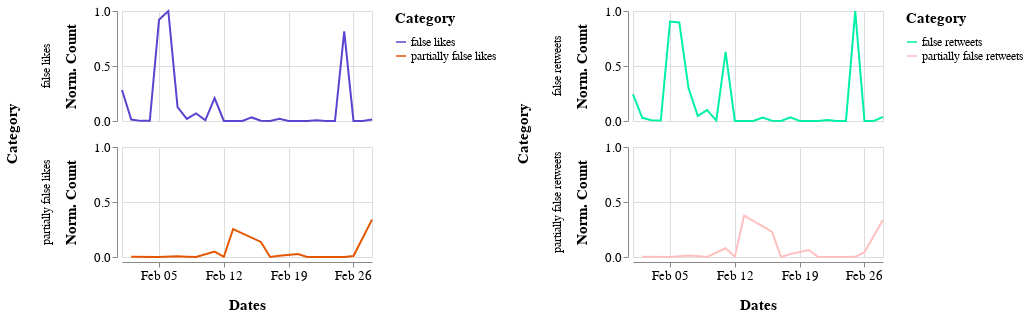

Notebook cell for this chart:
### Markdown cell above
## February 2020

### Code cell
alt.hconcat(c1_feb, c2_feb).resolve_scale(color='independent').configure_axis(
    labelFontSize=13,
    titleFontSize=15,
    titlePadding=15
).configure_legend(
    titleFontSize=15,
    titlePadding= 10,
    labelFontSize=12
).configure_header(
    titleFontSize=15,
    labelFontSize=12
)

### Figure 1 — Vega-Lite specification as saved in the notebook (floating-point values rounded to 4 significant figures)
{"config": {"view": {"continuousWidth": 400, "continuousHeight": 300}, "axis": {"labelFontSize": 13, "titleFontSize": 15, "titlePadding": 15}, "header": {"labelFontSize": 12, "titleFontSize": 15}, "legend": {"labelFontSize": 12, "titleFontSize": 15, "titlePadding": 10}}, "hconcat": [{"data": {"name": "data-ec7105a2cbf2400539ae2fc100104814"}, "mark": "line", "encoding": {"color": {"type": "nominal", "field": "Category", "scale": {"range": ["#5c44d0", "#e45700"]}}, "row": {"type": "nominal", "field": "Category"}, "x": {"type": "temporal", "field": "Dates", "timeUnit": "monthdate", "title": "Dates"}, "y": {"type": "quantitative", "field": "Likes", "title": "Norm. Count"}}, "height": 110, "width": 250}, {"data": {"name": "data-bafd4900f47e3a683a87cee3f1b9a04d"}, "mark": "line", "encoding": {"color": {"type": "nominal", "field": "Category", "scale": {"range": ["#00F0A8", "#FFC0C0"]}}, "row": {"type": "nominal", "field": "Category"}, "x": {"type": "temporal", "field": "Dates", "timeUnit": "monthdate", "title": "Dates"}, "y": {"type": "quantitative", "field": "Retweets", "title": "Norm. Count"}}, "height": 110, "width": 250}], "resolve": {"scale": {"color": "independent"}}, "$schema": "https://vega.github.io/schema/vega-lite/v4.8.1.json", "datasets": {"data-ec7105a2cbf2400539ae2fc100104814": [{"Dates": "2020-02-02T00:00:00", "Likes": 0.001278, "Category": "partially false likes"}, {"Dates": "2020-02-02T00:00:00", "Likes": 0.01344, "Category": "false likes"}, {"Dates": "2020-02-11T00:00:00", "Likes": 0.208, "Category": "false likes"}, {"Dates": "2020-02-15T00:00:00", "Likes": 0.03236, "Category": "false likes"}, {"Dates": "2020-02-16T00:00:00", "Likes": 0.002266, "Category": "false likes"}, {"Dates": "2020-02-10T00:00:00", "Likes": 0.006487, "Category": "false likes"}, {"Dates": "2020-02-16T00:00:00", "Likes": 0.137, "Category": "partially false likes"}, {"Dates": "2020-02-01T00:00:00", "Likes": 0.2813, "Category": "false likes"}, {"Dates": "2020-02-04T00:00:00", "Likes": 0.001433, "Category": "false likes"}, {"Dates": "2020-02-26T00:00:00", "Likes": 0.0006778, "Category": "false likes"}, {"Dates": "2020-02-14T00:00:00", "Likes": 0.0, "Category": "false likes"}, {"Dates": "2020-02-19T00:00:00", "Likes": 0.0002324, "Category": "false likes"}, {"Dates": "2020-02-22T00:00:00", "Likes": 0.007649, "Category": "false likes"}, {"Dates": "2020-02-23T00:00:00", "Likes": 0.0002905, "Category": "false likes"}, {"Dates": "2020-02-25T00:00:00", "Likes": 0.8143, "Category": "false likes"}, {"Dates": "2020-02-12T00:00:00", "Likes": 0.0003679, "Category": "false likes"}, {"Dates": "2020-02-08T00:00:00", "Likes": 0.003389, "Category": "partially false likes"}, {"Dates": "2020-02-26T00:00:00", "Likes": 0.009392, "Category": "partially false likes"}, {"Dates": "2020-02-28T00:00:00", "Likes": 0.01421, "Category": "false likes"}, {"Dates": "2020-02-08T00:00:00", "Likes": 0.01884, "Category": "false likes"}, {"Dates": "2020-02-12T00:00:00", "Likes": 0.00122, "Category": "partially false likes"}, {"Dates": "2020-02-25T00:00:00", "Likes": 0.0007939, "Category": "partially false likes"}, {"Dates": "2020-02-06T00:00:00", "Likes": 1.0, "Category": "false likes"}, {"Dates": "2020-02-07T00:00:00", "Likes": 0.1261, "Category": "false likes"}, {"Dates": "2020-02-03T00:00:00", "Likes": 0.001143, "Category": "false likes"}, {"Dates": "2020-02-05T00:00:00", "Likes": 0.9211, "Category": "false likes"}, {"Dates": "2020-02-27T00:00:00", "Likes": 0.0003292, "Category": "false likes"}, {"Dates": "2020-02-05T00:00:00", "Likes": 0.0, "Category": "partially false likes"}, {"Dates": "2020-02-07T00:00:00", "Likes": 0.007029, "Category": "partially false likes"}, {"Dates": "2020-02-09T00:00:00", "Likes": 0.06876, "Category": "false likes"}, {"Dates": "2020-02-09T00:00:00", "Likes": 3.873e-05, "Category": "partially false likes"}, {"Dates": "2020-02-11T00:00:00", "Likes": 0.04977, "Category": "partially false likes"}, {"Dates": "2020-02-18T00:00:00", "Likes": 0.01201, "Category": "partially false likes"}, {"Dates": "2020-02-18T00:00:00", "Likes": 0.01995, "Category": "false likes"}, {"Dates": "2020-02-20T00:00:00", "Likes": 0.02756, "Category": "partially false likes"}, {"Dates": "2020-02-28T00:00:00", "Likes": 0.3397, "Category": "partially false likes"}, {"Dates": "2020-02-13T00:00:00", "Likes": 0.2544, "Category": "partially false likes"}, {"Dates": "2020-02-17T00:00:00", "Likes": 0.0, "Category": "false likes"}, {"Dates": "2020-02-17T00:00:00", "Likes": 0.0, "Category": "partially false likes"}, {"Dates": "2020-02-21T00:00:00", "Likes": 0.0, "Category": "false likes"}, {"Dates": "2020-02-21T00:00:00", "Likes": 0.0, "Category": "partially false likes"}, {"Dates": "2020-02-24T00:00:00", "Likes": 0.0, "Category": "false likes"}, {"Dates": "2020-02-24T00:00:00", "Likes": 0.0, "Category": "partially false likes"}], "data-bafd4900f47e3a683a87cee3f1b9a04d": [{"Dates": "2020-02-02T00:00:00", "Retweets": 0.002577, "Category": "partially false retweets"}, {"Dates": "2020-02-02T00:00:00", "Retweets": 0.02914, "Category": "false retweets"}, {"Dates": "2020-02-11T00:00:00", "Retweets": 0.6282, "Category": "false retweets"}, {"Dates": "2020-02-15T00:00:00", "Retweets": 0.0303, "Category": "false retweets"}, {"Dates": "2020-02-16T00:00:00", "Retweets": 0.001656, "Category": "false retweets"}, {"Dates": "2020-02-10T00:00:00", "Retweets": 0.003987, "Category": "false retweets"}, {"Dates": "2020-02-16T00:00:00", "Retweets": 0.2297, "Category": "partially false retweets"}, {"Dates": "2020-02-01T00:00:00", "Retweets": 0.2432, "Category": "false retweets"}, {"Dates": "2020-02-04T00:00:00", "Retweets": 0.004356, "Category": "false retweets"}, {"Dates": "2020-02-26T00:00:00", "Retweets": 0.0007975, "Category": "false retweets"}, {"Dates": "2020-02-14T00:00:00", "Retweets": 6.135e-05, "Category": "false retweets"}, {"Dates": "2020-02-19T00:00:00", "Retweets": 0.0003067, "Category": "false retweets"}, {"Dates": "2020-02-22T00:00:00", "Retweets": 0.009815, "Category": "false retweets"}, {"Dates": "2020-02-23T00:00:00", "Retweets": 0.000184, "Category": "false retweets"}, {"Dates": "2020-02-25T00:00:00", "Retweets": 1.0, "Category": "false retweets"}, {"Dates": "2020-02-12T00:00:00", "Retweets": 0.0006135, "Category": "false retweets"}, {"Dates": "2020-02-08T00:00:00", "Retweets": 0.009815, "Category": "partially false retweets"}, {"Dates": "2020-02-26T00:00:00", "Retweets": 0.04337, "Category": "partially false retweets"}, {"Dates": "2020-02-28T00:00:00", "Retweets": 0.03705, "Category": "false retweets"}, {"Dates": "2020-02-08T00:00:00", "Retweets": 0.04607, "Category": "false retweets"}, {"Dates": "2020-02-12T00:00:00", "Retweets": 0.003313, "Category": "partially false retweets"}, {"Dates": "2020-02-25T00:00:00", "Retweets": 0.001595, "Category": "partially false retweets"}, {"Dates": "2020-02-06T00:00:00", "Retweets": 0.8953, "Category": "false retweets"}, {"Dates": "2020-02-07T00:00:00", "Retweets": 0.2967, "Category": "false retweets"}, {"Dates": "2020-02-03T00:00:00", "Retweets": 0.007607, "Category": "false retweets"}, {"Dates": "2020-02-05T00:00:00", "Retweets": 0.904, "Category": "false retweets"}, {"Dates": "2020-02-27T00:00:00", "Retweets": 0.0007362, "Category": "false retweets"}, {"Dates": "2020-02-05T00:00:00", "Retweets": 0.0, "Category": "partially false retweets"}, {"Dates": "2020-02-07T00:00:00", "Retweets": 0.01399, "Category": "partially false retweets"}, {"Dates": "2020-02-09T00:00:00", "Retweets": 0.09858, "Category": "false retweets"}, {"Dates": "2020-02-09T00:00:00", "Retweets": 0.0, "Category": "partially false retweets"}, {"Dates": "2020-02-11T00:00:00", "Retweets": 0.07932, "Category": "partially false retweets"}, {"Dates": "2020-02-18T00:00:00", "Retweets": 0.02656, "Category": "partially false retweets"}, {"Dates": "2020-02-18T00:00:00", "Retweets": 0.03307, "Category": "false retweets"}, {"Dates": "2020-02-20T00:00:00", "Retweets": 0.06331, "Category": "partially false retweets"}, {"Dates": "2020-02-28T00:00:00", "Retweets": 0.3387, "Category": "partially false retweets"}, {"Dates": "2020-02-13T00:00:00", "Retweets": 0.377, "Category": "partially false retweets"}, {"Dates": "2020-02-17T00:00:00", "Retweets": 0.0, "Category": "false retweets"}, {"Dates": "2020-02-17T00:00:00", "Retweets": 0.0, "Category": "partially false retweets"}, {"Dates": "2020-02-21T00:00:00", "Retweets": 0.0, "Category": "false retweets"}, {"Dates": "2020-02-21T00:00:00", "Retweets": 0.0, "Category": "partially false retweets"}, {"Dates": "2020-02-24T00:00:00", "Retweets": 0.0, "Category": "false retweets"}, {"Dates": "2020-02-24T00:00:00", "Retweets": 0.0, "Category": "partially false retweets"}]}}
